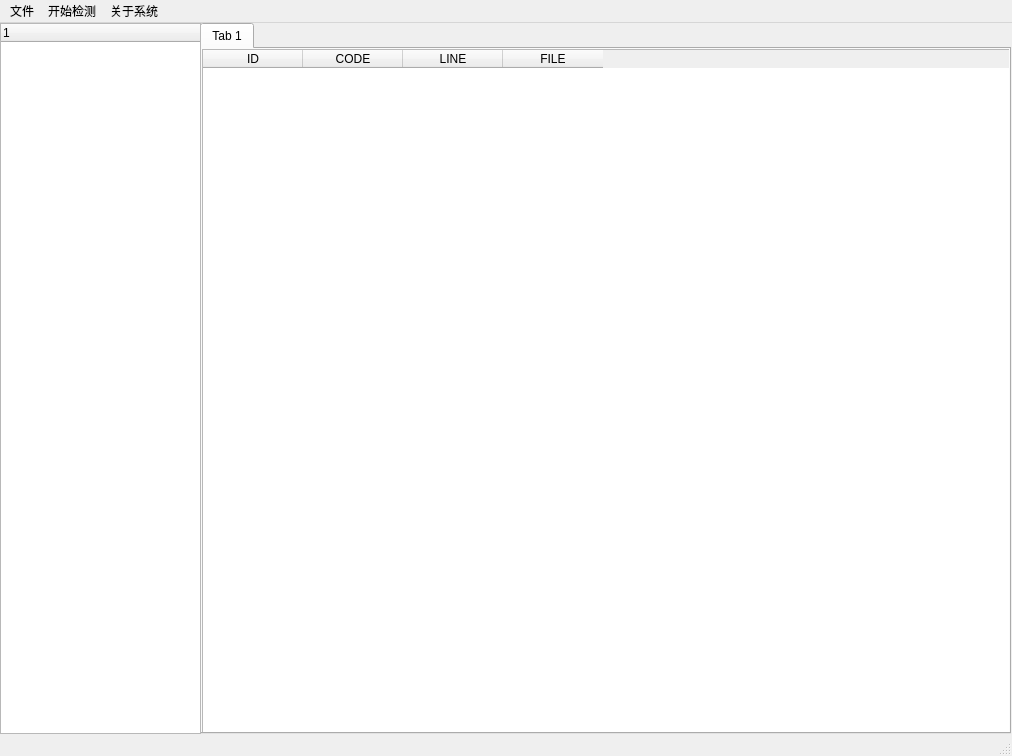
<?xml version="1.0" encoding="UTF-8"?>
<ui version="4.0">
 <class>MainWindow</class>
 <widget class="QMainWindow" name="MainWindow">
  <property name="geometry">
   <rect>
    <x>0</x>
    <y>0</y>
    <width>1012</width>
    <height>756</height>
   </rect>
  </property>
  <property name="windowTitle">
   <string>MainWindow</string>
  </property>
  <widget class="QWidget" name="centralwidget">
   <widget class="QTabWidget" name="tabWidget">
    <property name="geometry">
     <rect>
      <x>200</x>
      <y>0</y>
      <width>811</width>
      <height>711</height>
     </rect>
    </property>
    <property name="currentIndex">
     <number>0</number>
    </property>
    <widget class="QWidget" name="tab">
     <attribute name="title">
      <string>Tab 1</string>
     </attribute>
     <widget class="QListView" name="listView">
      <property name="geometry">
       <rect>
        <x>0</x>
        <y>0</y>
        <width>811</width>
        <height>691</height>
       </rect>
      </property>
     </widget>
     <widget class="QTableWidget" name="tableWidget">
      <property name="geometry">
       <rect>
        <x>0</x>
        <y>0</y>
        <width>811</width>
        <height>691</height>
       </rect>
      </property>
      <column>
       <property name="text">
        <string>ID</string>
       </property>
      </column>
      <column>
       <property name="text">
        <string>CODE</string>
       </property>
      </column>
      <column>
       <property name="text">
        <string>LINE</string>
       </property>
      </column>
      <column>
       <property name="text">
        <string>FILE</string>
       </property>
      </column>
     </widget>
    </widget>
   </widget>
   <widget class="QTreeView" name="treeView">
    <property name="geometry">
     <rect>
      <x>0</x>
      <y>0</y>
      <width>201</width>
      <height>711</height>
     </rect>
    </property>
   </widget>
   <widget class="QTreeWidget" name="treeWidget">
    <property name="geometry">
     <rect>
      <x>0</x>
      <y>0</y>
      <width>201</width>
      <height>711</height>
     </rect>
    </property>
    <column>
     <property name="text">
      <string notr="true">1</string>
     </property>
    </column>
   </widget>
  </widget>
  <widget class="QMenuBar" name="menubar">
   <property name="geometry">
    <rect>
     <x>0</x>
     <y>0</y>
     <width>1012</width>
     <height>23</height>
    </rect>
   </property>
   <widget class="QMenu" name="menu">
    <property name="title">
     <string>文件</string>
    </property>
    <addaction name="action"/>
    <addaction name="actionExit"/>
   </widget>
   <widget class="QMenu" name="menu_2">
    <property name="title">
     <string>开始检测</string>
    </property>
   </widget>
   <widget class="QMenu" name="menu_3">
    <property name="title">
     <string>关于系统</string>
    </property>
    <addaction name="action_2"/>
    <addaction name="action_3"/>
    <addaction name="action_4"/>
   </widget>
   <addaction name="menu"/>
   <addaction name="menu_2"/>
   <addaction name="menu_3"/>
  </widget>
  <widget class="QStatusBar" name="statusbar"/>
  <action name="action">
   <property name="text">
    <string>打开项目</string>
   </property>
  </action>
  <action name="actionExit">
   <property name="text">
    <string>Exit</string>
   </property>
  </action>
  <action name="action_2">
   <property name="text">
    <string>项目地址</string>
   </property>
  </action>
  <action name="action_3">
   <property name="text">
    <string>使用帮助</string>
   </property>
  </action>
  <action name="action_4">
   <property name="text">
    <string>关于作者</string>
   </property>
  </action>
 </widget>
 <resources/>
 <connections/>
</ui>
